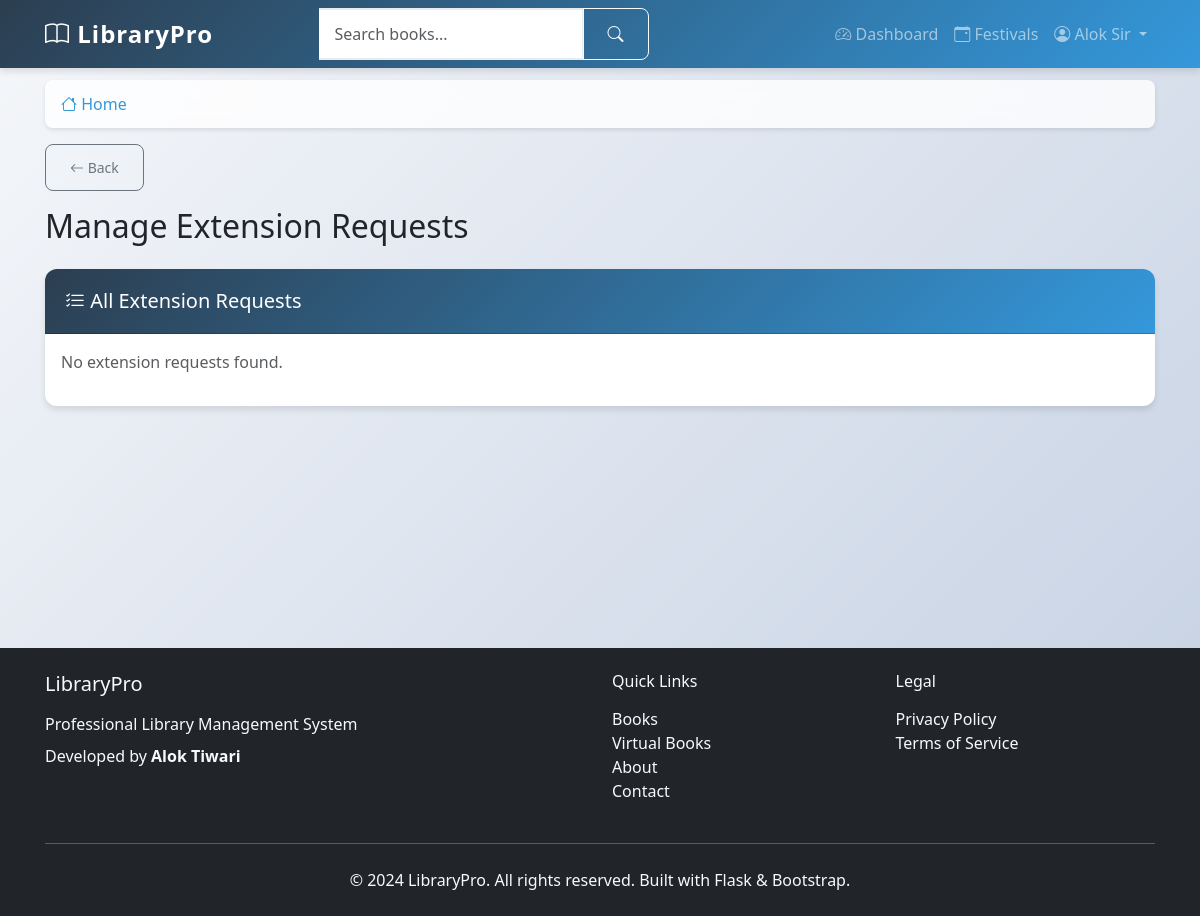
The app's page /manage-extensions (signed in), older data.
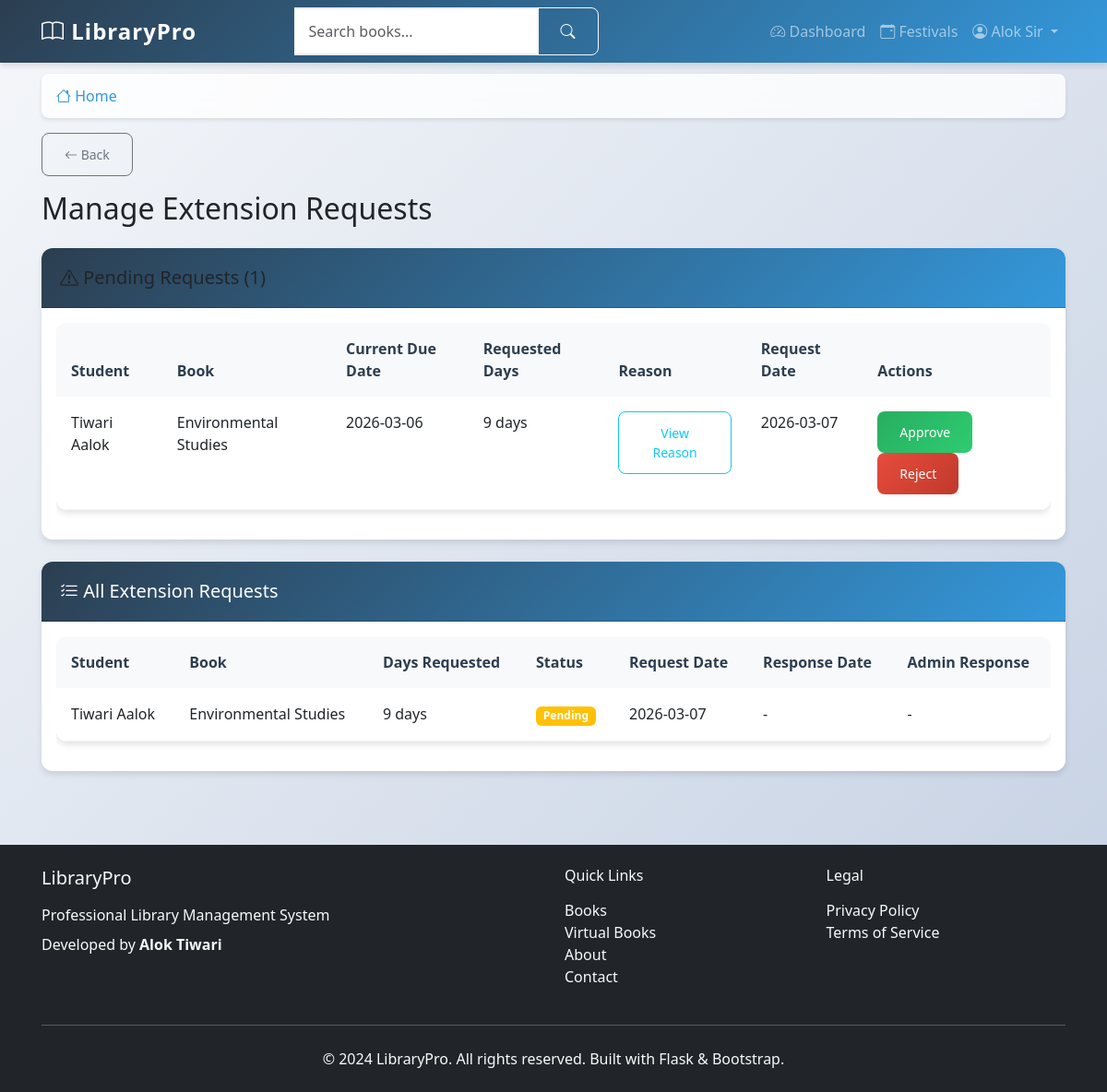
The same page, newer data.
### app/models.py (models this page shows, shortened)
class ExtensionRequest(db.Model):
    id = db.Column(db.Integer, primary_key=True)
    loan_id = db.Column(db.Integer, db.ForeignKey('loan.id'), nullable=False)
    requested_days = db.Column(db.Integer, nullable=False)
    reason = db.Column(db.Text, nullable=False)
    status = db.Column(db.String(20), nullable=False, default='pending')  # pending, approved, rejected
    admin_response = db.Column(db.Text, nullable=True)
    request_date = db.Column(db.DateTime, nullable=False, default=datetime.utcnow)
    response_date = db.Column(db.DateTime, nullable=True)
    responded_by = db.Column(db.Integer, db.ForeignKey('user.id'), nullable=True)
    status_expires_at = db.Column(db.DateTime, nullable=True)
    loan = db.relationship('Loan', backref='extension_requests')
    admin = db.relationship('User', foreign_keys=[responded_by])

class User(UserMixin, db.Model):
    id = db.Column(db.Integer, primary_key=True)
    prn_number = db.Column(db.String(20), unique=True, nullable=False)
    username = db.Column(db.String(80), unique=True, nullable=False)
    email = db.Column(db.String(120), unique=True, nullable=False)
    name = db.Column(db.String(100), nullable=False)
    mother_name = db.Column(db.String(100), nullable=False)
    dob = db.Column(db.String(10), nullable=False)  # Format: DDMMYYYY
    phone = db.Column(db.String(15), nullable=True)
    address = db.Column(db.Text, nullable=True)
    password_hash = db.Column(db.String(255), nullable=False)
    role = db.Column(db.String(20), nullable=False, default='student')
    year = db.Column(db.String(10), nullable=True)  # 1st, 2nd, 3rd, 4th, 5th
    course = db.Column(db.String(50), nullable=True)  # BSC IT, BSC CS, etc.
    total_books_borrowed = db.Column(db.Integer, default=0)
    total_extension_requests = db.Column(db.Integer, default=0)
    library_hours_this_month = db.Column(db.Float, default=0.0)
    library_hours_this_year = db.Column(db.Float, default=0.0)
    created_at = db.Column(db.DateTime, default=datetime.utcnow)
    updated_at = db.Column(db.DateTime, default=datetime.utcnow, onupdate=datetime.utcnow)
    loans = db.relationship('Loan', backref='borrower', lazy='dynamic')
    library_sessions = db.relationship('LibrarySession', backref='user', lazy='dynamic')

class Book(db.Model):
    id = db.Column(db.Integer, primary_key=True)
    title = db.Column(db.String(200), nullable=False)
    author = db.Column(db.String(100), nullable=False)
    category = db.Column(db.String(50), nullable=False, default='General')
    semester = db.Column(db.String(20), nullable=True)
    course = db.Column(db.String(50), nullable=True)
    isbn = db.Column(db.String(20), nullable=True)
    thumbnail = db.Column(db.String(500), nullable=True)
    copies_total = db.Column(db.Integer, nullable=False, default=1)
    copies_available = db.Column(db.Integer, nullable=False, default=1)
    is_new_book = db.Column(db.Boolean, nullable=False, default=True)
    new_book_expires = db.Column(db.DateTime, nullable=True)
    is_prebooking = db.Column(db.Boolean, nullable=False, default=False)
    prebooking_starts = db.Column(db.DateTime, nullable=True)
    prebooking_slots = db.Column(db.Integer, nullable=False, default=0)
    prebooking_taken = db.Column(db.Integer, nullable=False, default=0)
    is_virtual = db.Column(db.Boolean, nullable=False, default=False)
    pdf_file_path = db.Column(db.String(500), nullable=True)
    virtual_price = db.Column(db.Float, nullable=True, default=0.0)  # Free to read
    download_price = db.Column(db.Float, nullable=True, default=11.0)  # ₹11 to download
    created_at = db.Column(db.DateTime, default=datetime.utcnow)
    loans = db.relationship('Loan', backref='book', lazy='dynamic')

class Loan(db.Model):
    id = db.Column(db.Integer, primary_key=True)
    user_id = db.Column(db.Integer, db.ForeignKey('user.id'), nullable=False)
    book_id = db.Column(db.Integer, db.ForeignKey('book.id'), nullable=False)
    issue_date = db.Column(db.DateTime, nullable=False, default=datetime.utcnow)
    due_date = db.Column(db.DateTime, nullable=False)
    return_date = db.Column(db.DateTime, nullable=True)

### app/main/routes.py (the view)
@bp.route('/manage-extensions')
@login_required
def manage_extensions():
    if current_user.role != 'admin':
        flash('Access denied. Admin privileges required.', 'danger')
        return redirect(url_for('main.dashboard'))
    from app.models import ExtensionRequest
    pending_requests = ExtensionRequest.query.filter_by(status='pending').all()
    all_requests = ExtensionRequest.query.order_by(ExtensionRequest.request_date.desc()).all()
    return render_template('main/manage_extensions.html', title='Manage Extensions',
                         pending_requests=pending_requests, all_requests=all_requests)

### app/__init__.py (called while the page is built)
def create_app():
    app = Flask(__name__)
    app.config.from_object(Config)
    db.init_app(app)
    migrate.init_app(app, db)
    login.init_app(app)
    login.login_view = 'auth.student_login'
    login.login_message = 'Please log in to access this page.'
    login.login_message_category = 'info'
    from app.auth import bp as auth_bp
    app.register_blueprint(auth_bp, url_prefix='/auth')
    from app.main import bp as main_bp
    app.register_blueprint(main_bp)
    from app.models import User
    @login.user_loader
    def load_user(user_id):
        return User.query.get(int(user_id))
    return app

### app/templates/main/manage_extensions.html (shortened to what the changed rows need)
{% extends "base.html" %}
{% block content %}
<div class="row">
    <div class="col-12">
        <h2 class="mb-4">Manage Extension Requests</h2>
    </div>
</div>
{% if pending_requests %}
<div class="card mb-4">
    <div class="card-header bg-warning text-dark">
        <h5 class="mb-0"><i class="bi bi-exclamation-triangle"></i> Pending Requests ({{ pending_requests|length }})</h5>
    </div>
    <div class="card-body">
        <div class="table-responsive">
            <table class="table">
                <thead>
                    <tr>
                        <th>Student</th>
                        <th>Book</th>
                        <th>Current Due Date</th>
                        <th>Requested Days</th>
                        <th>Reason</th>
                        <th>Request Date</th>
                        <th>Actions</th>
                    </tr>
                </thead>
                <tbody>
                    {% for req in pending_requests %}
                    <tr>
                        <td>{{ req.loan.borrower.name }}</td>
                        <td>{{ req.loan.book.title }}</td>
                        <td>{{ req.loan.due_date.strftime('%Y-%m-%d') }}</td>
                        <td>{{ req.requested_days }} days</td>
                        <td>
                            <button class="btn btn-sm btn-outline-info" data-bs-toggle="modal"
                                    data-bs-target="#reasonModal{{ req.id }}">
                                View Reason
                            </button>
                        </td>
                        <td>{{ req.request_date.strftime('%Y-%m-%d') }}</td>
                        <td>
                            <button class="btn btn-sm btn-success me-1" data-bs-toggle="modal"
                                    data-bs-target="#approveModal{{ req.id }}">
                                Approve
                            </button>
                            <button class="btn btn-sm btn-danger" data-bs-toggle="modal"
                                    data-bs-target="#rejectModal{{ req.id }}">
                                Reject
                            </button>
                        </td>
                    </tr>
                    {% endfor %}
                </tbody>
            </table>
        </div>
    </div>
</div>
{% endif %}
<div class="card">
    <div class="card-body">
        {% if all_requests %}
        <div class="table-responsive">
            <table class="table">
                <thead>
                    <tr>
                        <th>Student</th>
                        <th>Book</th>
                        <th>Days Requested</th>
                        <th>Status</th>
                        <th>Request Date</th>
                        <th>Response Date</th>
                        <th>Admin Response</th>
                    </tr>
                </thead>
                <tbody>
                    {% for req in all_requests %}
                    <tr>
                        <td>{{ req.loan.borrower.name }}</td>
                        <td>{{ req.loan.book.title }}</td>
                        <td>{{ req.requested_days }} days</td>
                        <td>
                            {% if req.status == 'pending' %}
                                <span class="badge bg-warning">Pending</span>
                            {% elif req.status == 'approved' %}
                                <span class="badge bg-success">Approved</span>
                            {% else %}
                                <span class="badge bg-danger">Rejected</span>
                            {% endif %}
                        </td>
                        <td>{{ req.request_date.strftime('%Y-%m-%d') }}</td>
                        <td>
                            {% if req.response_date %}
                                {{ req.response_date.strftime('%Y-%m-%d') }}
                            {% else %}
                                -
                            {% endif %}
                        </td>
                        <td>
                            {% if req.admin_response %}
                                {{ req.admin_response[:50] }}{% if req.admin_response|length > 50 %}...{% endif %}
                            {% else %}
                                -
                            {% endif %}
                        </td>
                    </tr>
                    {% endfor %}
                </tbody>
            </table>
        </div>
        {% else %}
        <p class="text-muted">No extension requests found.</p>
        {% endif %}
    </div>
</div>
{% endblock %}

Row changes from the older to the newer data that the page shows:
added ExtensionRequest: loan.borrower.name "Tiwari Aalok", loan.book "Environmental Studies", loan.due_date "2026-03-06", requested_days "9", request_date "2026-03-07", status "Pending"
Text that changed along with them:
{{ pending_requests|length }}: (not shown) → "1"
text no longer shown: "No extension requests found."
text now shown: "Pending Requests ( ) Student Book Current Due Date Requested Days Reason Request Date Actions Student Book Days Requested Status Request Date Response Date Admin Response"
